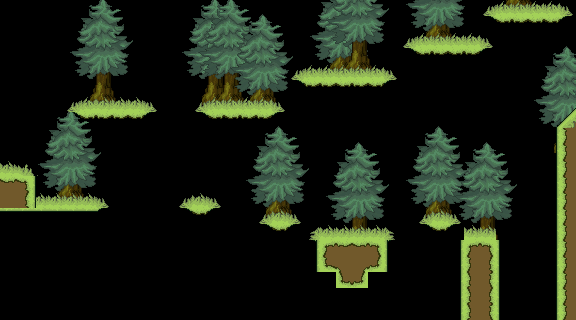

The image is a tile-based game level rendered from a .tmx file. Its description and source (layers, tilesets, objects; grid data summarised) follow:
An orthogonal 36x20 tile map with 16x16 px tiles, 7 tile layers (Background, Floorground trim, Floor, Platforms, ...), 5 tilesets.

<map version="1.8" tiledversion="1.8.4" orientation="orthogonal" renderorder="right-down" width="36" height="20" tilewidth="16" tileheight="16" infinite="0" nextlayerid="17" nextobjectid="2">
 <tileset firstgid="1" source="../Tilesheets/tilesheet-Forest01.tsx" />
 <tileset firstgid="177" source="../Tilesheets/tilesheet-Hills01.tsx" />
 <tileset firstgid="241" source="../Tilesheets/trees.tsx" />
 <tileset firstgid="245" source="../Tilesheets/FORESTSHEET.tsx" />
 <tileset firstgid="309" source="../Tilesheets/forest-floorset.tsx" />
 <layer id="7" name="Background" width="36" height="20">
  <properties>
   <property name="unity:SortingLayer" value="Background" />
   <property name="unity:SortingOrder" type="int" value="-13" />
  </properties>
  <data>[720 cells, 14 non-empty, 2 distinct tile ids]</data>
 </layer>
 <layer id="9" name="Floorground trim" width="36" height="20">
  <properties>
   <property name="unity:SortingLayer" value="Environment" />
   <property name="unity:SortingOrder" type="int" value="-11" />
  </properties>
  <data>[720 cells, 57 non-empty, 4 distinct tile ids]</data>
 </layer>
 <layer id="1" name="Floor" width="36" height="20">
  <properties>
   <property name="unity:Layer" value="Ground" />
   <property name="unity:SortingLayer" value="Environment" />
   <property name="unity:SortingOrder" type="int" value="-10" />
  </properties>
  <data>[720 cells, 44 non-empty, 8 distinct tile ids]</data>
 </layer>
 <layer id="14" name="Platforms" width="36" height="20">
  <properties>
   <property name="unity:Layer" value="Ground" />
   <property name="unity:SortingLayer" value="Environment" />
   <property name="unity:SortingOrder" type="int" value="-10" />
   <property name="unity:Tag" value="Platform" />
  </properties>
  <data>[720 cells, 45 non-empty, 3 distinct tile ids]</data>
 </layer>
 <layer id="15" name="Walls" width="36" height="20">
  <properties>
   <property name="unity:Layer" value="Wall" />
   <property name="unity:SortingLayer" value="Environment" />
   <property name="unity:SortingOrder" type="int" value="-9" />
  </properties>
  <data>[720 cells, 31 non-empty, 3 distinct tile ids]</data>
 </layer>
 <layer id="3" name="Decor" width="36" height="20">
  <properties>
   <property name="unity:SortingLayer" value="Environment" />
   <property name="unity:SortingOrder" type="int" value="-8" />
  </properties>
  <data>[720 cells, 0 non-empty, 0 distinct tile ids]</data>
 </layer>
 <layer id="6" name="Extra" width="36" height="20">
  <properties>
   <property name="unity:SortingLayer" value="Environment" />
   <property name="unity:SortingOrder" type="int" value="-6" />
  </properties>
  <data>[720 cells, 0 non-empty, 0 distinct tile ids]</data>
 </layer>
</map>
